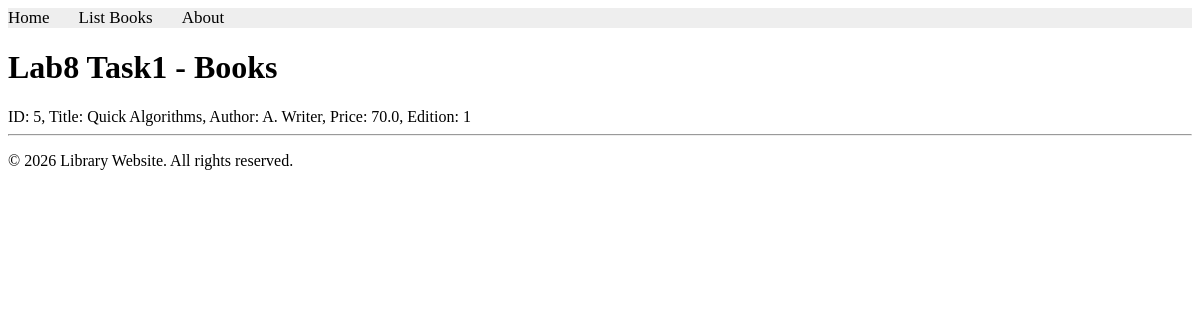
The app's page /books/lab8/task1, older data.
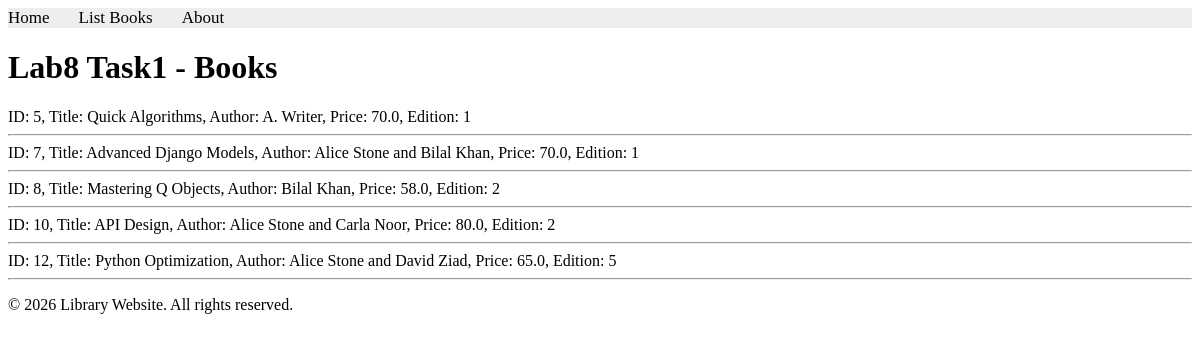
The same page, newer data.
### apps/bookmodule/models.py (models this page shows)
class Book(models.Model):
	title = models.CharField(max_length=100)
	author = models.CharField(max_length=200, default='', blank=True)
	price = models.FloatField(default=0.0)
	quantity = models.IntegerField(default=1)
	pubdate = models.DateTimeField(default=timezone.now)
	rating = models.SmallIntegerField(default=1)
	publisher = models.ForeignKey(Publisher, null=True, on_delete=models.SET_NULL, related_name='books')
	authors = models.ManyToManyField(Author, related_name='books')
	edition = models.SmallIntegerField(default=1)

### apps/bookmodule/views.py (the view)
# urls.py: path('lab8/task1', views.lab8_task1, name='books.lab8.task1'),
def lab8_task1(request):
    books = Book.objects.filter(Q(price__lte=80))
    return render(request, 'bookmodule/lab8_books_list.html', {'books': books, 'task_title': 'Lab8 Task1'})

### apps/templates/bookmodule/lab8_books_list.html (shortened to what this page needs)
{% extends "layouts/base.html" %}
{% block content %}
<h1>{{ task_title }} - Books</h1>
{% if books %}
    {% for obj in books %}
        ID: {{ obj.id }},
        Title: {{ obj.title }},
        Author: {{ obj.author }},
        Price: {{ obj.price }},
        Edition: {{ obj.edition }}
        <hr>
    {% endfor %}
{% else %}
    <p>No books found.</p>
{% endif %}
{% endblock content %}

### apps/templates/layouts/base.html (shortened to what this page needs)
<!DOCTYPE html>
<html>
{% load static %}
<head>
 <link rel="stylesheet" href="{% static 'styles.css' %}">
 <link rel="stylesheet" href="https://cdnjs.cloudflare.com/ajax/libs/font-awesome/4.7.0/css/font-awesome.min.css">
</head>
<body>
 {% include "includes/header.html" %}
 {% block content %} {% endblock content %}
 {% include "includes/footer.html" %}
</body>
</html>

### apps/templates/includes/header.html
{% with request.resolver_match.url_name as url_name %}
<div class="topnav">
 <a class="{% if url_name == 'books.index' %}active{% endif %}" href="{% url "books.index" %}">Home</a>
 <a class="{% if url_name == 'books.list_books' %}active{% endif %}" href="{% url "books.list_books" %}">List Books</a>
 <a class="{% if url_name == 'books.aboutus' %}active{% endif %}" href="{% url "books.aboutus" %}">About</a>
</div>
{% endwith %}

### apps/templates/includes/footer.html
<footer>
    <p>&copy; 2026 Library Website. All rights reserved.</p>
</footer>

### apps/static/styles.css (style rules this page uses)
.topnav { background-color: #eeeeee; width: 100%; }
.topnav a { color: #000000; text-align: center; margin-right: 25px; text-decoration: none; font-size: 17px; }

Row changes from the older to the newer data that the page shows:
added Book: id "7", title "Advanced Django Models", author "Alice Stone and Bilal Khan", price "70.0", edition "1"
added Book: id "8", title "Mastering Q Objects", author "Bilal Khan", price "58.0", edition "2"
added Book: id "10", title "API Design", author "Alice Stone and Carla Noor", price "80.0", edition "2"
added Book: id "12", title "Python Optimization", author "Alice Stone and David Ziad", price "65.0", edition "5"
